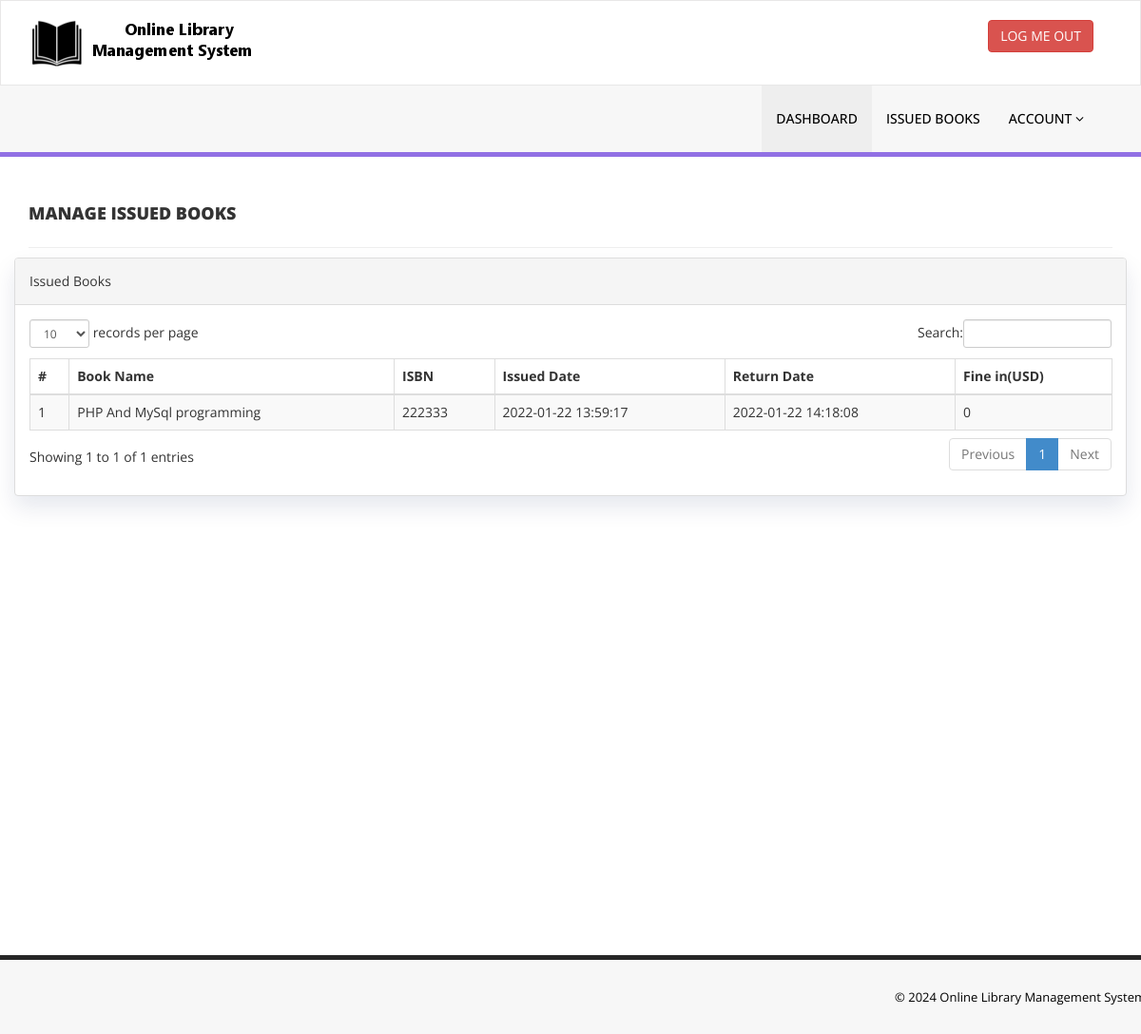
Page /issued-books.php (signed in) on the committed database.
### tables this page shows
CREATE TABLE `tblissuedbookdetails` (
  `id` int(11) NOT NULL,
  `BookId` int(11) DEFAULT NULL,
  `StudentID` varchar(150) DEFAULT NULL,
  `IssuesDate` timestamp NULL DEFAULT current_timestamp(),
  `ReturnDate` timestamp NULL DEFAULT NULL ON UPDATE current_timestamp(),
  `RetrunStatus` int(1) DEFAULT NULL,
  `fine` int(11) DEFAULT NULL
);

CREATE TABLE `tblbooks` (
  `id` int(11) NOT NULL,
  `BookName` varchar(255) DEFAULT NULL,
  `CatId` int(11) DEFAULT NULL,
  `AuthorId` int(11) DEFAULT NULL,
  `ISBNNumber` varchar(25) DEFAULT NULL,
  `BookPrice` decimal(10,2) DEFAULT NULL,
  `bookImage` varchar(250) NOT NULL,
  `isIssued` int(1) DEFAULT NULL,
  `RegDate` timestamp NULL DEFAULT current_timestamp(),
  `UpdationDate` timestamp NULL DEFAULT NULL ON UPDATE current_timestamp()
);

### issued-books.php (the view, shortened to what this page needs)
<?php
include('includes/config.php');
if(strlen($_SESSION['login'])==0)
    {
header('location:index.php');
}
else{
    ?>
<!DOCTYPE html>
<html xmlns="http://www.w3.org/1999/xhtml">
<head>
    <link href="assets/css/bootstrap.css" rel="stylesheet" />
    <link href="assets/css/font-awesome.css" rel="stylesheet" />
    <link href="assets/js/dataTables/dataTables.bootstrap.css" rel="stylesheet" />
    <link href="assets/css/style.css" rel="stylesheet" />
</head>
<body>
<?php include('includes/header.php');?>
    <div class="content-wrapper">
         <div class="container">
        <div class="row pad-botm">
            <div class="col-md-12">
                <h4 class="header-line">Manage Issued Books</h4>
    </div>
            <div class="row">
                <div class="col-md-12">
                    <div class="panel panel-default" style= "box-shadow: 0px 12px 24px rgba(2,30,84,.1);">
                        <div class="panel-heading">
                          Issued Books
                        </div>
                        <div class="panel-body">
                            <div class="table-responsive">
                                <table class="table table-striped table-bordered table-hover" id="dataTables-example">
                                    <thead>
                                        <tr>
                                            <th>#</th>
                                            <th>Book Name</th>
                                            <th>ISBN </th>
                                            <th>Issued Date</th>
                                            <th>Return Date</th>
                                            <th>Fine in(USD)</th>
                                        </tr>
                                    </thead>
                                    <tbody>
<?php
$sid=$_SESSION['stdid'];
$sql="SELECT tblbooks.BookName,tblbooks.ISBNNumber,tblissuedbookdetails.IssuesDate,tblissuedbookdetails.ReturnDate,tblissuedbookdetails.id as rid,tblissuedbookdetails.fine from  tblissuedbookdetails join tblstudents on tblstudents.StudentId=tblissuedbookdetails.StudentId join tblbooks on tblbooks.id=tblissuedbookdetails.BookId where tblstudents.StudentId=:sid order by tblissuedbookdetails.id desc";
$query = $dbh -> prepare($sql);
$query-> bindParam(':sid', $sid, PDO::PARAM_STR);
$query->execute();
$results=$query->fetchAll(PDO::FETCH_OBJ);
$cnt=1;
if($query->rowCount() > 0)
{
foreach($results as $result)
{               ?>
                                        <tr class="odd gradeX">
                                            <td class="center"><?php echo htmlentities($cnt);?></td>
                                            <td class="center"><?php echo htmlentities($result->BookName);?></td>
                                            <td class="center"><?php echo htmlentities($result->ISBNNumber);?></td>
                                            <td class="center"><?php echo htmlentities($result->IssuesDate);?></td>
                                            <td class="center"><?php if($result->ReturnDate=="")
                                            {?>
                                            <span style="color:red">
                                             <?php   echo htmlentities("Not Return Yet"); ?>
                                                </span>
                                            <?php } else {
                                            echo htmlentities($result->ReturnDate);
                                        }
                                            ?></td>
                                              <td class="center"><?php echo htmlentities($result->fine);?></td>
                                        </tr>
 <?php $cnt=$cnt+1;}} ?>
                                    </tbody>
                                </table>
                            </div>
                        </div>
                    </div>
                </div>
            </div>
    </div>
    </div>
    </div>
  <?php include('includes/footer.php');?>
</body>
</html>
<?php } ?>

### assets/css/style.css (style rules this page uses)
.content-wrapper { margin-top: 40px; min-height:800px; padding-bottom:90px; }
.header-line { font-weight:900; padding-bottom:25px; border-bottom:1px solid #eeeeee; text-transform:uppercase; }
.pad-botm { padding-bottom:30px; }

### rows in the picture
tblissuedbookdetails: BookId.BookName "PHP And MySql programming", BookId.ISBNNumber "222333", IssuesDate "2022-01-22 13:59:17", ReturnDate "2022-01-22 14:18:08", fine "0"
